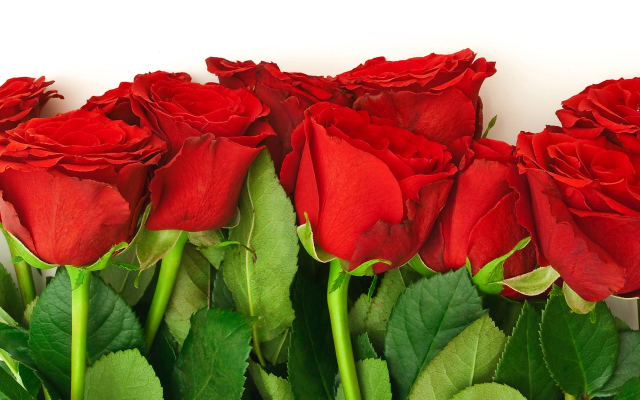
#> input picture scikit_roughworks/rose.png, 640 x 400 px
$ python backtest.py   (Python 2 division)
#> lines starting #> are read from the running program, lines starting #| are printed output that depends on the picture
import numpy as np
import cv2
from backproject import histogram_backproject as bp
from matplotlib import pyplot as plt
from skimage import data

img1 = cv2.imread('rose.png',0)
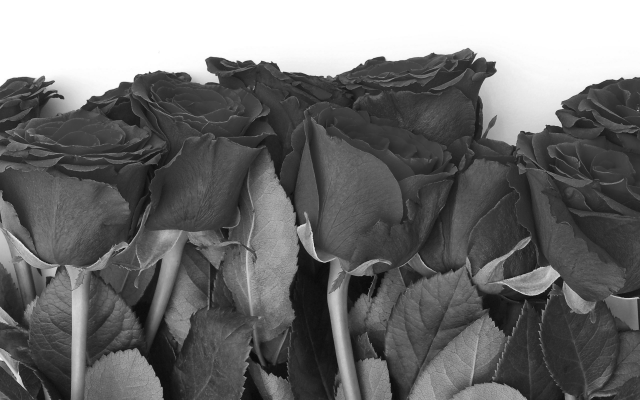
#> img1: shape (400, 640); min 9, max 255, mean 110.7
img2 = cv2.imread('rose_red.png',0)
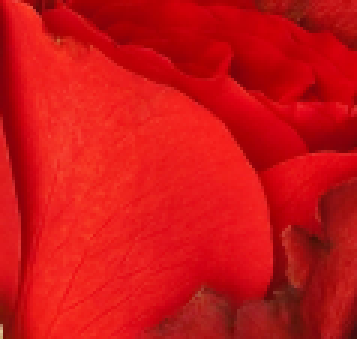
#> input picture scikit_roughworks/rose_red.png, 119 x 113 px (shown 3 times larger)
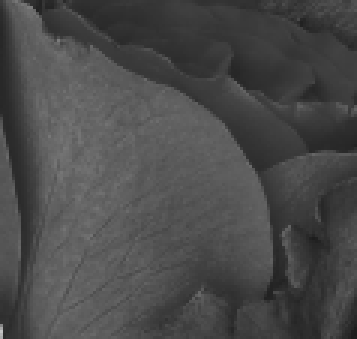
#> img2: shape (113, 119) (shown 3 times larger); min 28, max 196, mean 74.1

#> (the run stopped early here; a loop or call above may not have finished)
